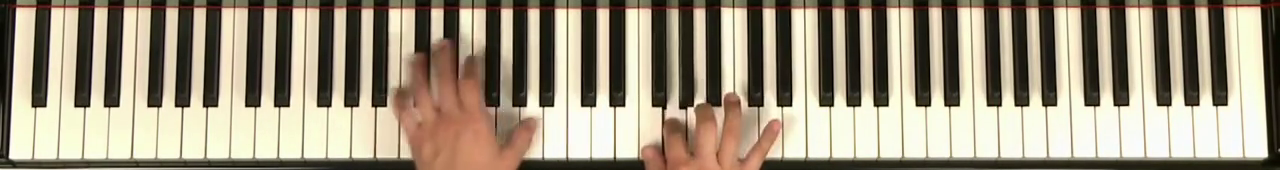
#> input picture frame 219 of mp4/autumn_cropped.mp4, 1280 x 170 px, given in place of autumn_leaves.mp4, which was not available
$ jupyter execute --allow-errors pipelines_autumn.ipynb   (older library calls are emulated)   (text cells are left out)
#> lines starting #> are read from the running program, lines starting #| are printed output that depends on the picture; after the words box and inside, x2 and y2 are one past the last pixel; in counts of white or black regions, pixels touching at a corner belong together; pictures that were not available may be replaced by others from this repository, and a replacement may not be noted
#> in show_frame, frame is the input picture: shape (170, 1280, 3); mean B, G, R 127.9, 148.1, 158.9
#> in crop_frame, `cropped = frame[x:x+w, y:y+h, :]`:
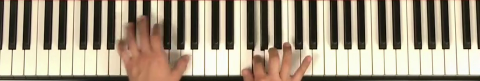
#> cropped: shape (162, 960, 3) (shown at 1/2 size); mean R, G, B 161.1, 148.7, 128.2
#> call 2 of show_frame, with frame_number = 0
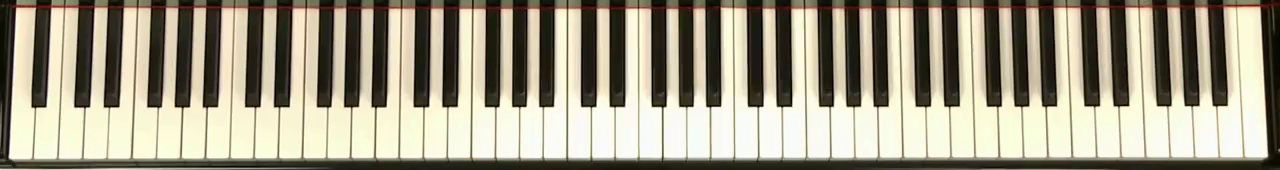
#> input picture frame 0 of mp4/autumn_cropped.mp4, 1280 x 170 px
#> in show_frame, frame is the input picture: shape (170, 1280, 3); mean B, G, R 137, 156.6, 162.4
### src/basic_function_cap.py
import cv2
import matplotlib.pyplot as plt

def show_frame(cap, frame_number):
    cap.set(cv2.CAP_PROP_POS_FRAMES, frame_number)
    ret, frame = cap.read()
    if ret:
        frame = cv2.cvtColor(frame, cv2.COLOR_BGR2RGB)
        plt.figure(figsize=(16,6))
        plt.imshow(frame)
        plt.show()
    else:
        print('Frame not found')

def get_frame(cap, frame_number):
    cap.set(cv2.CAP_PROP_POS_FRAMES, frame_number)
    ret, frame = cap.read()
    if ret:
        frame = cv2.cvtColor(frame, cv2.COLOR_BGR2RGB)
        return ret, frame
    else:
        return ret, None

def crop_frame(frame, x, y, w, h, show=False, axis=True):
    cropped = frame[x:x+w, y:y+h, :]
    if show:
        plt.figure(figsize=(16,6))
        plt.imshow(cropped)
        if not axis:
            plt.axis('off')
        plt.show()
    return cropped

# [21 lines left out: function crop_and_save_video, not called in this run]

### src/piano_key_notes.py
import cv2
import numpy as np
from matplotlib import pyplot as plt
from scipy.spatial import ConvexHull, Delaunay

def get_sobel(image, kernel_size=5, threshold=5000, kx=1, ky=1, crop=5, show=False, axis=False):
    """Parameters:
    image: input image (RGB or grayscale)
    kernel_size: size of the Sobel kernel
    threshold: threshold for the Sobel filter
    kx: when kx is high, the filter is more sensitive to vertical edges
    ky: when ky is high, the filter is more sensitive to horizontal edges
    crop: borders to paint in black(list or int)
    """
    try:
        image = cv2.cvtColor(image, cv2.COLOR_BGR2GRAY)
    except:
        pass
    sobelx = cv2.Sobel(image, cv2.CV_64F, 1, 0, ksize=kernel_size)
    sobely = cv2.Sobel(image, cv2.CV_64F, 0, 1, ksize=kernel_size)
    sobel = np.sqrt(kx*sobelx**2 + ky*sobely**2) # Sobel filter with kx and ky weights
    sobel[sobel <= threshold] = 255 # thresholding, we want edges to be black for the next steps
    sobel[sobel > threshold] = 0
    # paint in black the borders
    if type(crop) == int:
        sobel[:crop, :] = 0
        sobel[-crop:, :] = 0
        sobel[:, :crop] = 0
        sobel[:, -crop:] = 0
    else:
        sobel[:crop[0], :] = 0
        sobel[-crop[1]:, :] = 0
        sobel[:, :crop[2]] = 0
        sobel[:, -crop[3]:] = 0
    sobel = sobel.astype(np.uint8)
    if show:
        plt.figure(figsize=(16,10))
        plt.imshow(sobel, cmap='gray')
        if not axis:
            plt.axis('off')
        plt.show()
    return sobel

def get_connected_components(image, min_area=800, max_width=100, show=False, axis=False):
    """Parameters:
    image: input grayscale image (uint8)
    min_area: minimum area of the connected components
    max_width: maximum width of the connected components
    """
    n_labels, labels, stats, centroids = cv2.connectedComponentsWithStats(image)
    # stats is a matrix with the following columns:
    # [left, top, width, height, area]
    # we want to keep only the connected components with area > min_area
    # left, top, width, height are the coordinates of the bounding box of the connected component
    # we want to keep only the connected components width < 100
    for i in range(1, n_labels):
        if stats[i, 4] < min_area or stats[i, 2] > max_width:
            labels[labels == i] = 0
    labels[labels > 0] = 255
    labels = labels.astype(np.uint8)
    n_labels, labels, stats, centroids = cv2.connectedComponentsWithStats(labels)
    #print('Number of connected components:', n_labels-1) # we don't count the background
    if show:
        plt.figure(figsize=(16,10))
        plt.imshow(labels)
        if not axis:
            plt.axis('off')
        plt.show()
    return n_labels, labels, stats, centroids

def reassign_labels(labels, stats, centroids, show=False, axis=False):
    """Reassign the labels of the connected components so that they are ordered from left to right.
    Parameters:
    labels: labels of the connected components
    stats: stats of the connected components
    centroids: centroids of the connected components
    """
    # we want to reassign the labels, stats and centroids so that they are ordered from left to right
    # we use the centroids to do that
    # we sort the centroids by their x coordinate
    c = centroids[1:, :] # we don't want to sort the background
    c = c[c[:, 0].argsort()]
    # we reassign the labels, stats and centroids
    new_labels = np.zeros_like(labels)
    new_stats = np.zeros_like(stats)
    new_centroids = np.zeros_like(centroids)
    for i in range(1, len(c)+1):
        index = np.where((centroids == c[i-1]).all(axis=1))[0][0]
        new_labels[labels == index] = i
        new_stats[i] = stats[index]
        new_centroids[i] = centroids[index]
    if show:
        plt.figure(figsize=(16,10))
        plt.imshow(new_labels)
        if not axis:
            plt.axis('off')
        plt.show()
    return new_labels, new_stats, new_centroids

def get_black_keys(labels, centroids, show=False, axis=False):
    """Parameters:
    labels: output of cv2.connectedComponentsWithStats
    centroids: output of cv2.connectedComponentsWithStats
    """
    # find largest gap between centroids
    c = centroids[1:]
    c = c[c[:,1].argsort()][:,1]
    max_gap = [0,0]
    for i in range(len(c)-1):
        if c[i+1] - c[i] > max_gap[1]-max_gap[0]:
            max_gap = [c[i], c[i+1]]
    separator = (max_gap[0] + max_gap[1]) / 2
    # centroids of black keys are higher than the centroids of white keys
    black_keys = []
    white_keys = []
    for i in range(1, len(centroids)):
        if centroids[i,1] < separator:
            black_keys.append(i)
        else:
            white_keys.append(i)
    if show:
        plt.figure(figsize=(16,10))
        plt.imshow(labels) #, cmap='jet')
        plt.scatter(centroids[black_keys,0], centroids[black_keys,1], c='r')
        plt.scatter(centroids[white_keys,0], centroids[white_keys,1], c='b')
        if not axis:
            plt.axis('off')
        plt.show()
    return black_keys, white_keys

# get the convex hull of each black key
def get_convex_hull(labels, key_number):
    # get the coordinates of the pixels of the key
    X,Y = np.where(labels == key_number)
    # get the convex hull
    hull = ConvexHull(np.array([X,Y]).T)
    return hull

# check if a point is inside a convex hull
def is_inside_hull(hull, point):
    # get the vertices of the convex hull
    vertices = hull.points[hull.vertices]
    # get the Delaunay triangulation of the vertices
    tri = Delaunay(vertices)
    # check if the point is inside the convex hull
    return tri.find_simplex(point) >= 0

# fill the convex hull of a black key with white
def fill_hull(labels, key_number):
    new_labels = labels.copy()
    # get the convex hull
    hull = get_convex_hull(new_labels, key_number)
    # fill the convex hull with white
    # get xmin, xmax, ymin, ymax of the convex hull to limit the search
    xmin = np.min(hull.points[hull.vertices,0])
    xmax = np.max(hull.points[hull.vertices,0])
    ymin = np.min(hull.points[hull.vertices,1])
    ymax = np.max(hull.points[hull.vertices,1])
    for x in range(int(xmin), int(xmax)+1):
        for y in range(int(ymin), int(ymax)+1):
            if new_labels[x,y] == 0 and is_inside_hull(hull, (x,y)):
                new_labels[x,y] = key_number
    return new_labels

# fill the convex hull of all black keys with white
def fill_all_hulls(labels, centroids, black_keys, white_keys, show=False, axis=False):
    new_labels = labels.copy()
    for key in black_keys:
        new_labels = fill_hull(new_labels, key)
    if show:
        plt.figure(figsize=(16,10))
        plt.imshow(new_labels)
        plt.scatter(centroids[black_keys,0], centroids[black_keys,1], c='r')
        plt.scatter(centroids[white_keys,0], centroids[white_keys,1], c='b')
        if not axis:
            plt.axis('off')
        plt.show()
    return new_labels

def groups_black_key(centroids, black_keys, image, show = False, axis=False):
    """Return the groups of black keys (groups of 3 or 2)"""
    c = centroids[black_keys,0]
    c = np.diff(c)
    max_gap = [0,0]
    for i in range(len(c)-1):
        if c[i+1] - c[i] > max_gap[1]-max_gap[0]:
            max_gap = [c[i], c[i+1]]
    separator = (max_gap[0] + max_gap[1]) / 2
    group = [0]
    for i in range(1,len(black_keys)):
        if centroids[black_keys[i],0] - centroids[black_keys[i-1],0] < separator:
            group.append(group[-1])
        else:
            group.append(group[-1]+1)
    if show:
        plt.figure(figsize=(16,10))
        plt.imshow(image)
        plt.scatter(centroids[black_keys,0], centroids[black_keys,1], c=group)
        if not axis:
            plt.axis('off')
        plt.show()
    return group

def get_notes(centroids, black_keys, white_keys, group, image, show=False, axis=False):
    """Return the notes of the piano (dict)"""
    notes = {}
    list_notes = ['do', 'ré', 'mi', 'fa', 'sol', 'la', 'si']
    # once we have found a group of 3 black keys, we can find the notes
    for i in range(len(group)):
        if group[i] == group[i+1] == group[i+2]:
            notes[black_keys[i]] = list_notes[3]+'#'
            start = black_keys[i]
            break
    index_notes = 3
    # now we can find the other notes by looking at adjacent keys etc
    for i in range(start+1, max(max(black_keys), max(white_keys))+1):
        if i in black_keys:
            notes[i] = list_notes[index_notes]+'#'
        else:
            index_notes = (index_notes + 1) % 7
            notes[i] = list_notes[index_notes]
    index_notes = 3
    for i in range(start-1, min(min(black_keys), min(white_keys))-1, -1):
        if i in black_keys:
            notes[i] = list_notes[index_notes]+'#'
        else:
            notes[i] = list_notes[index_notes]
            index_notes = (index_notes - 1) % 7
    # get the octave
    middle = (centroids[0,0] + centroids[-1,0]) / 2
    do4 = min(white_keys, key=lambda x:abs(centroids[x,0]-middle)) # do closest to the middle of the image
    notes[do4] = notes[do4] + '4'
    octave = 4
    for i in range(do4+1, max(white_keys)+1):
        if notes[i] == 'do':
            octave += 1
        if i in white_keys:
            notes[i] = notes[i] + str(octave)
        else:
            notes[i] = notes[i][:-1] + str(octave) + "#"
    octave = 4
    for i in range(do4-1, min(white_keys)-1, -1):
        if notes[i] == 'si':
            octave -= 1
        if i in white_keys:
            notes[i] = notes[i] + str(octave)
        else:
            notes[i] = notes[i][:-1] + str(octave) + "#"
    if show:
        y_black = np.mean(centroids[black_keys,1])
        y_white = np.mean(centroids[white_keys,1])
        plt.figure(figsize=(16,10))
        plt.imshow(image)
        plt.scatter(centroids[black_keys,0], y_black*np.ones(len(black_keys)), c=group)
        plt.scatter(centroids[white_keys,0], y_white*np.ones(len(white_keys)), c='b')
        for key in notes:
            if key in black_keys:
                y = y_black
            else:
                y = y_white
            plt.text(centroids[key,0], y, notes[key], fontsize = 10, color='r')
        if not axis:
            plt.axis('off')
        plt.show()
    return notes

def pipeline(image, with_hull=False, kernel_size=5, threshold=5000, kx=10, ky=1, crop=5, min_area=800, max_width=100, show=False, axis=False):
    if type(show) == bool:
        show = [show]*7
    if type(axis) == bool:
        axis = [axis]*7
    sobel = get_sobel(image, kernel_size=kernel_size, threshold=threshold, kx=kx, ky=ky, crop=crop, show=show[0], axis=axis[0])
#> in get_sobel, `sobely = cv2.Sobel(image, cv2.CV_64F, 0, 1, ksize=kernel_size)`:
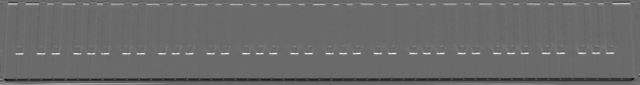
#> sobely: shape (170, 1280) float64 (shown at 1/2 size); min -7700, max 10794, mean -5.8; drawn with min black and max white
#> in get_sobel, `sobel[sobel > threshold] = 0`:
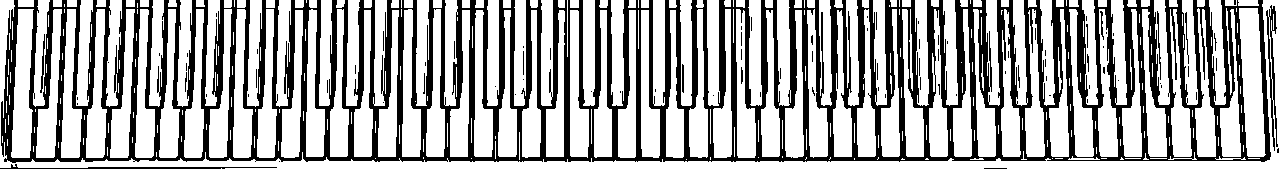
#> sobel: shape (170, 1280) float64; 66% white; 91 black regions (73 under 20 px), largest, box (x1, y1, x2, y2) and area: (1, 0, 1271, 163) 71854, (1266, 5, 1278, 151) 599, (0, 164, 277, 169) 430
    n_labels, labels, stats, centroids = get_connected_components(sobel, min_area=min_area, max_width=max_width, show=show[1], axis=axis[1])
#> in get_connected_components, `n_labels, labels, stats, centroids = cv2.connectedComponentsWithStats(..`:
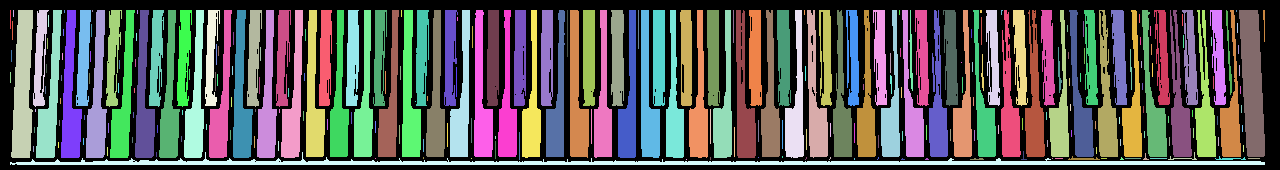
#> labels: shape (170, 1280) int32; 274 distinct labels, from 0 to 273; one colour per label, 0 black
#> in get_connected_components, `n_labels, labels, stats, centroids = cv2.connectedComponentsWithStats(..`: n_labels = 274; stats = 274 rows, first 6: [0, 0, 1280, 170, 90353], [10, 10, 1, 19, 19], [13, 10, 1, 7, 7], [11, 10, 22, 148, 2433], [33, 10, 16, 97, 868], [36, 10, 26, 148, 1742]; centroids = 274 pairs, first value 10 to 1263.8, second value 10.5 to 162.4
#> after the loop in get_connected_components, `for i in range(1, n_labels):`:
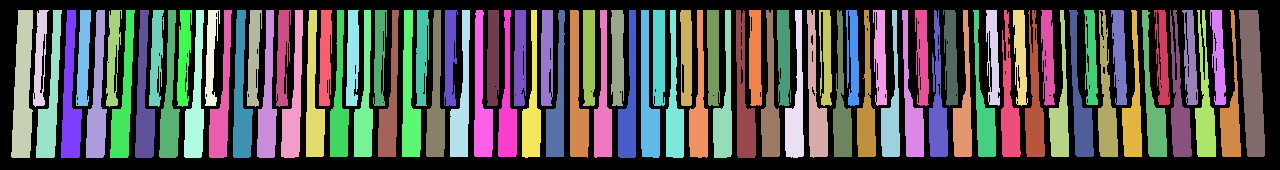
#> labels: shape (170, 1280) int32; 89 distinct labels, from 0 to 104; one colour per label, 0 black
#> in get_connected_components, `n_labels, labels, stats, centroids = cv2.connectedComponentsWithStats(..`:
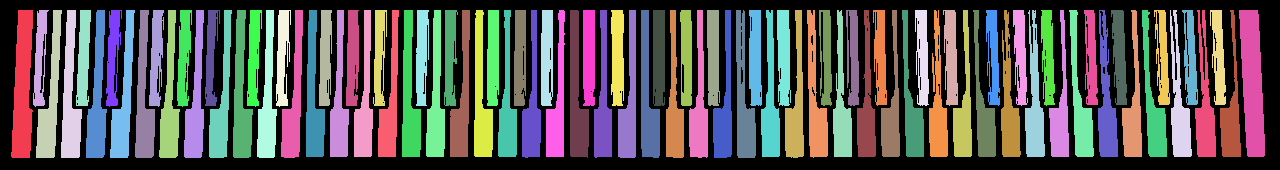
#> labels: shape (170, 1280) int32; 89 distinct labels, from 0 to 88; one colour per label, 0 black
#> in get_connected_components, `n_labels, labels, stats, centroids = cv2.connectedComponentsWithStats(..`: n_labels = 89; stats = 89 rows, first 6: [0, 0, 1280, 170, 97949], [11, 10, 22, 148, 2433], [33, 10, 16, 97, 868], [36, 10, 26, 148, 1742], [61, 10, 21, 148, 1830], [76, 10, 15, 96, 1032]; centroids = 89 pairs, first value 22.33 to 1251.9, second value 55.05 to 112.7
#> n_labels = 89
    labels, stats, centroids = reassign_labels(labels, stats, centroids, show=show[2], axis=axis[2])
#> in reassign_labels, `c = centroids[1:, :] # we don't want to sort the background`: c = 88 pairs, first value 22.33 to 1251.9, second value 55.05 to 112.7
#> the loop in reassign_labels, `for i in range(1, len(c)+1):` made 88 passes
#> after the loop in reassign_labels, `for i in range(1, len(c)+1):`: new_centroids = 89 pairs, first value 0 to 1251.9, second value 0 to 112.7; new_stats = 89 rows, first 6: [0, 0, 0, 0, 0], [11, 10, 22, 148, 2433], [33, 10, 16, 97, 868], [36, 10, 26, 148, 1742], [61, 10, 21, 148, 1830], [76, 10, 15, 96, 1032]
#> stats has the same summary as new_stats in reassign_labels; centroids has the same summary as new_centroids in reassign_labels
    black_keys, white_keys = get_black_keys(labels, centroids, show=show[3], axis=axis[3])
#> in get_black_keys, `c = c[c[:,1].argsort()][:,1]`: c = 88 values from 55.05 to 112.7
#> the loop in get_black_keys, `for i in range(len(c)-1):` made 87 passes
#> max_gap on passes 1, 2, 3, 33, 35, 36: [55.05, 55.15], [55.15, 55.35], [55.35, 55.59], [57.96, 58.28], [58.34, 59.46], [59.46, 82.36]
#> in get_black_keys, `separator = (max_gap[0] + max_gap[1]) / 2`: separator = 70.91
#> the loop in get_black_keys, `for i in range(1, len(centroids)):` made 88 passes
#> after the loop in get_black_keys, `for i in range(1, len(centroids)):`: black_keys = 36 values from 2 to 86; white_keys = 52 values from 1 to 88
#> black_keys = 36 values from 2 to 86; white_keys = 52 values from 1 to 88
    if with_hull:
        labels = fill_all_hulls(labels, centroids, black_keys, white_keys, show=show[4], axis=axis[4])
#> the loop in fill_all_hulls, `for key in black_keys:` made 36 passes
#> (key, xmax in fill_hull, ymin in fill_hull, ymax in fill_hull) on passes 1 to 8: (2, 106, 33, 48), (5, 105, 76, 90), (7, 106, 106, 121), (10, 106, 149, 163), (12, 106, 177, 191), (14, 105, 205, 219), (17, 106, 247, 261), (19, 106, 276, 290)
#> after the loop in fill_all_hulls, `for key in black_keys:`:
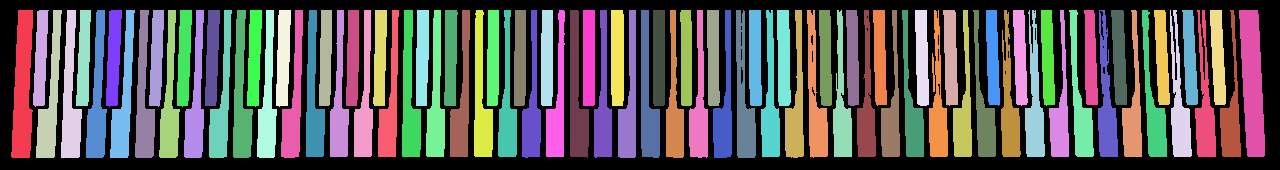
#> new_labels: shape (170, 1280) int32; 89 distinct labels, from 0 to 88; one colour per label, 0 black
#> in fill_all_hulls, `plt.show()`:
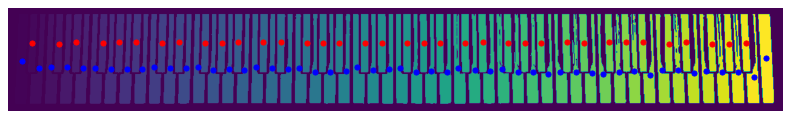
#> figure drawn by matplotlib, 1 panel
    group = groups_black_key(centroids, black_keys, image, show=show[5], axis=axis[5])
#> in groups_black_key, `c = centroids[black_keys,0]`: c = 36 values from 39.58 to 1218.2
#> in groups_black_key, `c = np.diff(c)`: c = 35 values, max 43.57 at index 0, min 26.75 at index 19, mean 33.67
#> the loop in groups_black_key, `for i in range(len(c)-1):` made 34 passes
#> max_gap on passes 2, 5, 10, 30: [29.38, 43.3], [27.19, 42.71], [26.81, 42.43], [27.52, 43.19]
#> in groups_black_key, `separator = (max_gap[0] + max_gap[1]) / 2`: separator = 35.35
#> the loop in groups_black_key, `for i in range(1,len(black_keys)):` made 35 passes
#> after the loop in groups_black_key, `for i in range(1,len(black_keys)):`: group = 36 values from 0 to 14
#> group = 36 values from 0 to 14
    notes = get_notes(centroids, black_keys, white_keys, group, image, show=show[6], axis=axis[6])
#> the loop in get_notes, `for i in range(len(group)):` made 4 passes
#> start on pass 4: 10
#> after the loop in get_notes, `for i in range(len(group)):`: notes = {10: 'fa#'}
#> after the loop in get_notes, `for i in range(start+1, max(max(black_keys), max(white_keys))+1):`: index_notes = 0; notes = 79 items
#> after the loop in get_notes, `for i in range(start-1, min(min(black_keys), min(white_keys))-1, -1):`: index_notes = 4; notes = 88 items
#> in get_notes, `middle = (centroids[0,0] + centroids[-1,0]) / 2`: middle = 626
#> in get_notes, `do4 = min(white_keys, key=lambda x:abs(centroids[x,0]-middle))`: do4 = 44
#> after the loop in get_notes, `for i in range(do4+1, max(white_keys)+1):`: octave = 8
#> after the loop in get_notes, `for i in range(do4-1, min(white_keys)-1, -1):`: octave = 0
#> in get_notes, `y_black = np.mean(centroids[black_keys,1])`: y_black = 56.64
#> in get_notes, `y_white = np.mean(centroids[white_keys,1])`: y_white = 101.2
#> the loop in get_notes, `for key in notes:` made 88 passes
#> y on passes 1 to 8: 56.64, 101.2, 56.64, 101.2, 56.64, 101.2, 101.2, 56.64
#> in get_notes, `plt.show()`:
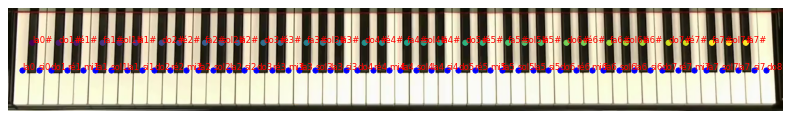
#> figure drawn by matplotlib, 1 panel
#> notes = 88 items
    return labels, black_keys, white_keys, n_labels, stats, centroids, group, notes, sobel

def highlight_keys(image, labels, keys, color = [0,255,0], show=False):
    """Highlight keys in an image
    Parameters:
        image: the image to highlight the key in
        labels: the labels of the image
        keys: the number of the key to highlight (can be a list)
        color: color of the highlight (can be a list of colors)"""
    new_image = image.copy()
    if type(keys) == int:
        keys = [keys]
    if type(color[0]) != list and len(color) == 3:
        color = [color]*len(keys)
    for i in range(len(keys)):
        new_image[labels == keys[i]] = color[i]
    if show:
        plt.figure(figsize=(16,10))
        plt.imshow(new_image)
        plt.show()
    return new_image

def highlight_notes(image, labels, notes, dict_notes, color = [0,255,0], show=False):
    """Highlight keys from a list of notes in an image
    Parameters:
        image: the image to highlight the key in
        labels: the labels of the image
        keys: the number of the key to highlight (can be a list)
        color: color of the highlight (can be a list of colors)"""
    new_image = image.copy()
    notes_reverse = {v: k for k, v in dict_notes.items()}
    if type(notes) == str:
        notes = [notes]
    if type(color[0]) != list and len(color) == 3:
        color = [color]*len(notes)
    for i in range(len(notes)):
        new_image[labels == notes_reverse[notes[i]]] = color[i]
    if show:
        plt.figure(figsize=(16,10))
        plt.imshow(new_image)
        plt.show()
    return new_image

### pipelines_autumn.ipynb
[cell 1]
import cv2
import matplotlib.pyplot as plt
import numpy as np
import src.basic_function_cap as bfc
import src.piano_key_notes as pkn
import ipywidgets as widgets
from ipywidgets import interact

[cell 2]
cap = cv2.VideoCapture('mp4/autumn_leaves.mp4')

[cell 3]
bfc.show_frame(cap, 219)
_, frame = bfc.get_frame(cap, 219)

[cell 4]
cropped_sheets = bfc.crop_frame(frame, 8, 158, 340-8, 960, show=True)

#> (a cell that did not finish here is left out)

[cell 6]
# bfc.crop_and_save_video(cap, 370, 0, 540-370, frame.shape[1], 'mp4/autumn_cropped.mp4', 219, 32*32-10)
# bfc.crop_and_save_video(cap, 8, 158, 340-8, 960, 'mp4/autumn_partition.mp4', 219, 32*32-10)

[cell 7]
cap = cv2.VideoCapture('mp4/autumn_cropped.mp4')
bfc.show_frame(cap, 0)
image = bfc.get_frame(cap, 0)[1]

[cell 8]
pipe = pkn.pipeline(image, with_hull=True, threshold = 4000, kx=20, crop=[10,5,10,15], min_area=200, max_width=200, show=True)
#> pipe = 9 items
#> (the rest of the program and of its run is left out)
